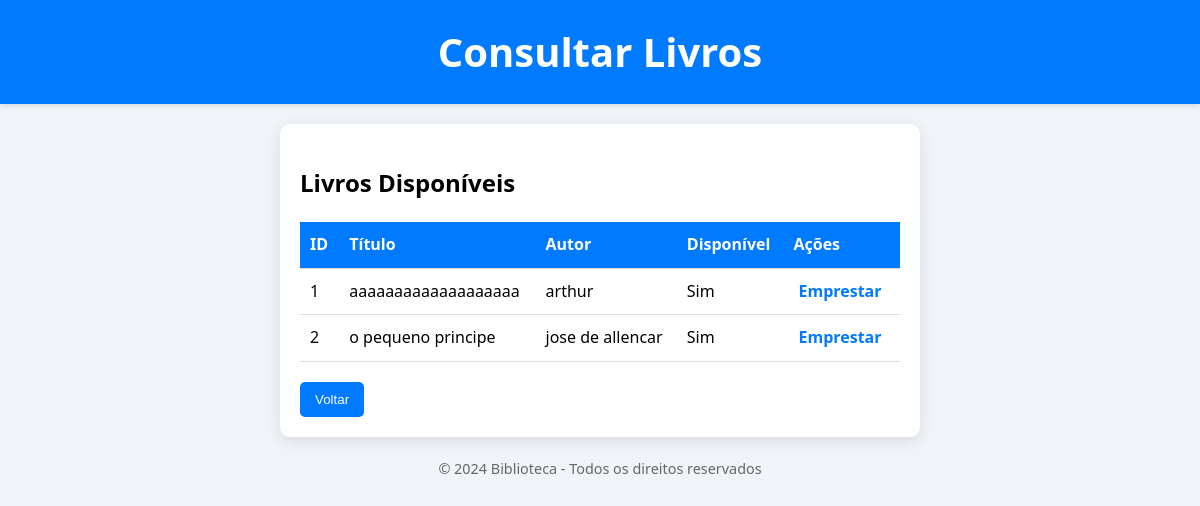
The app's page /consultar, older data.
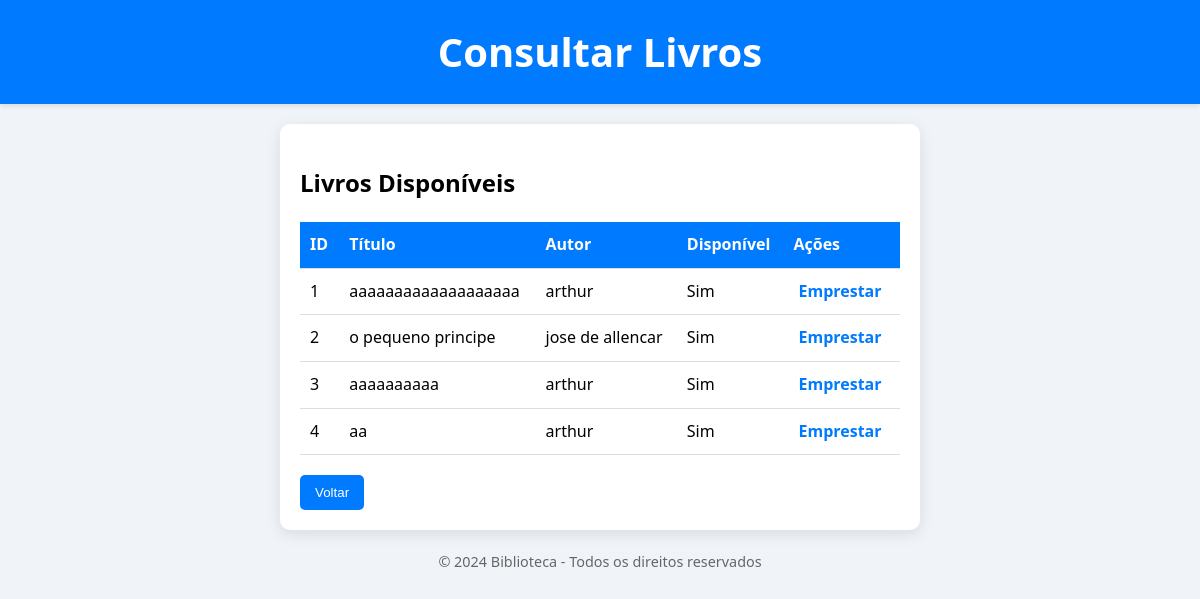
The same page, newer data.
### tables this page shows
CREATE TABLE livros (
            id INTEGER PRIMARY KEY AUTOINCREMENT,
            titulo TEXT NOT NULL,
            autor TEXT NOT NULL,
            disponivel INTEGER NOT NULL
        );

### app.py (the view)
@app.route('/consultar')
def consultar_livros():
    livros = biblioteca.listar_livros()
    return render_template('consultar.html', livros=livros)

### model.py (called while the page is built)
    def conectar(self):
        return sqlite3.connect(self.db_file)

    def listar_livros(self):
        conn = self.conectar()
        cursor = conn.cursor()
        cursor.execute("SELECT * FROM livros")
        livros = cursor.fetchall()
        conn.close()
        return livros

### templates/consultar.html (shortened to what this page needs)
<!DOCTYPE html>
<html lang="pt-BR">
<head>
</head>
<body>
    <header>
        <h1>Consultar Livros</h1>
    </header>
    <div class="container">
        <h2>Livros Disponíveis</h2>
        <table>
            <tr>
                <th>ID</th>
                <th>Título</th>
                <th>Autor</th>
                <th>Disponível</th>
                <th>Ações</th>
            </tr>
            {% for livro in livros %}
            <tr>
                <td>{{ livro[0] }}</td>
                <td>{{ livro[1] }}</td>
                <td>{{ livro[2] }}</td>
                <td>{{ 'Sim' if livro[3] == 1 else 'Não' }}</td>
                <td class="action-buttons">
                    {% if livro[3] == 1 %}
                        <a href="{{ url_for('emprestar_livro', livro_id=livro[0]) }}">Emprestar</a>
                    {% else %}
                        <a href="{{ url_for('devolver_livro', livro_id=livro[0]) }}">Devolver</a>
                    {% endif %}
                </td>
            </tr>
            {% endfor %}
        </table>
        <button onclick="window.history.back();">Voltar</button>
    </div>
    <footer>
        &copy; 2024 Biblioteca - Todos os direitos reservados
    </footer>
</body>
</html>

Row changes from the older to the newer data that the page shows:
added livros: id "3", titulo "aaaaaaaaaa", autor "arthur", disponivel "Sim"
added livros: id "4", titulo "aa", autor "arthur", disponivel "Sim"
